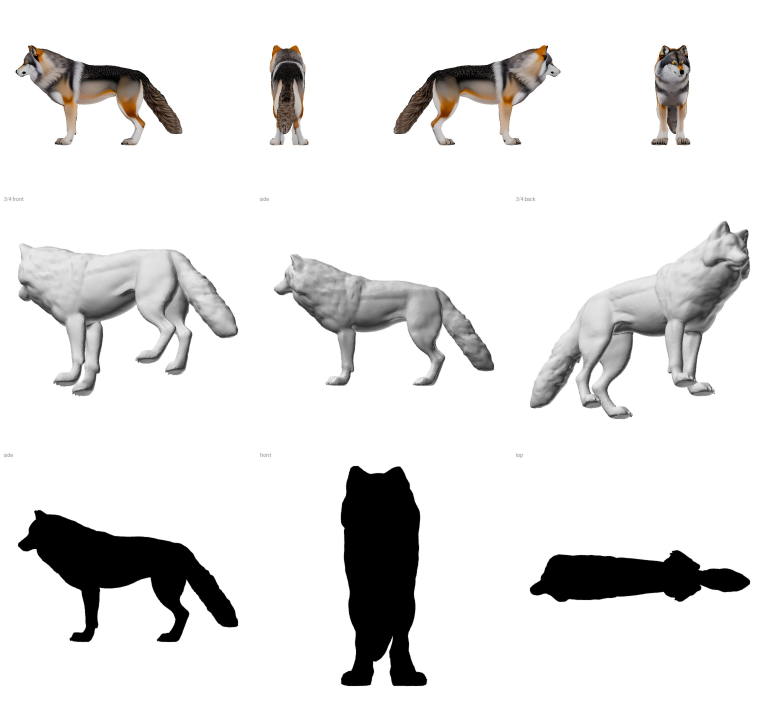
#> input picture creatures/harness/lab/pipeline/wolf_rtx2070m.jpg, 3072 x 2816 px (shown at 1/4 size)
$ python -i mask8.py   (imports and definitions only)
#> lines starting #> are read from the running program, lines starting #| are printed output that depends on the picture; after the words box and inside, x2 and y2 are one past the last pixel; in counts of white or black regions, pixels touching at a corner belong together
#> further down, picture is the input picture: PIL image 3072x2816 RGB; mean R, G, B 226.9, 226.3, 225.9
import numpy as np
from PIL import Image
from scipy import ndimage
def remove_bg8(img, erode=1):
#> called with erode = 1
    a = np.asarray(img.convert("RGB")).astype(np.int16)
    H, W = a.shape[:2]
#> H = 2816; W = 3072
    mn, mx = a.min(-1), a.max(-1); sat = mx - mn
    yy = np.arange(H)[:, None] * np.ones((1, W))
    # rough fg extent from strict bg to find the creature bottom zone
    rough = ~((mn >= 235))
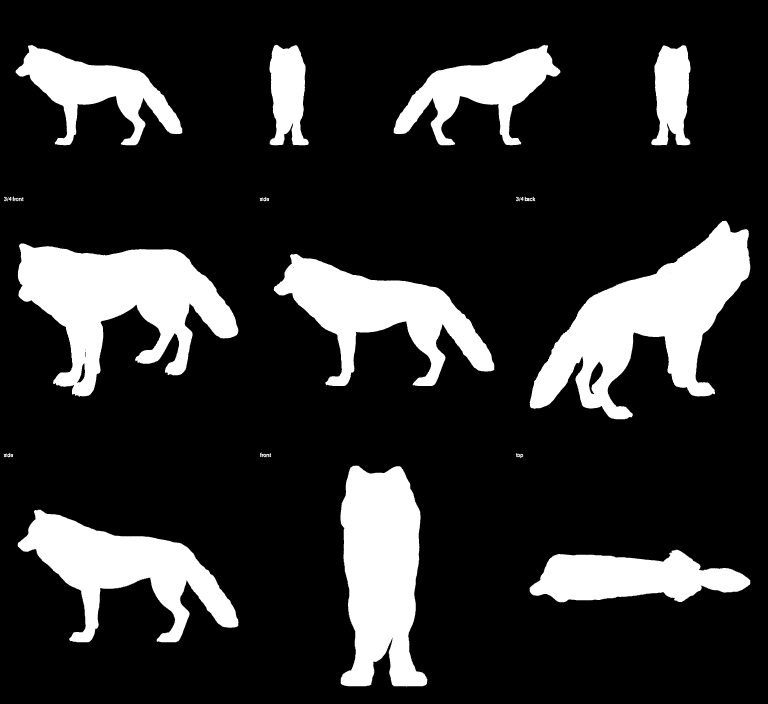
#> rough: shape (2816, 3072) bool (shown at 1/4 size); 18.4% white; 60 white regions (23 under 20 px), largest, box (x1, y1, x2, y2) and area: (2118, 883, 3001, 1677) 286882, (71, 974, 953, 1587) 270480, (1362, 1862, 1710, 2746) 227703
    rows = np.where(rough.mean(1) > 0.01)[0]; top, bot = (rows[0], rows[-1]) if len(rows) else (0, H)
#> after `rows = np.where(rough.mean(1) > 0.01)[0]`: rows = 2094 values from 181 to 2744
#> after `top, bot = (rows[0], rows[-1]) if len(rows) else (0, H)`: top = 181; bot = 2744
    low_zone = yy > top + 0.55 * (bot - top)
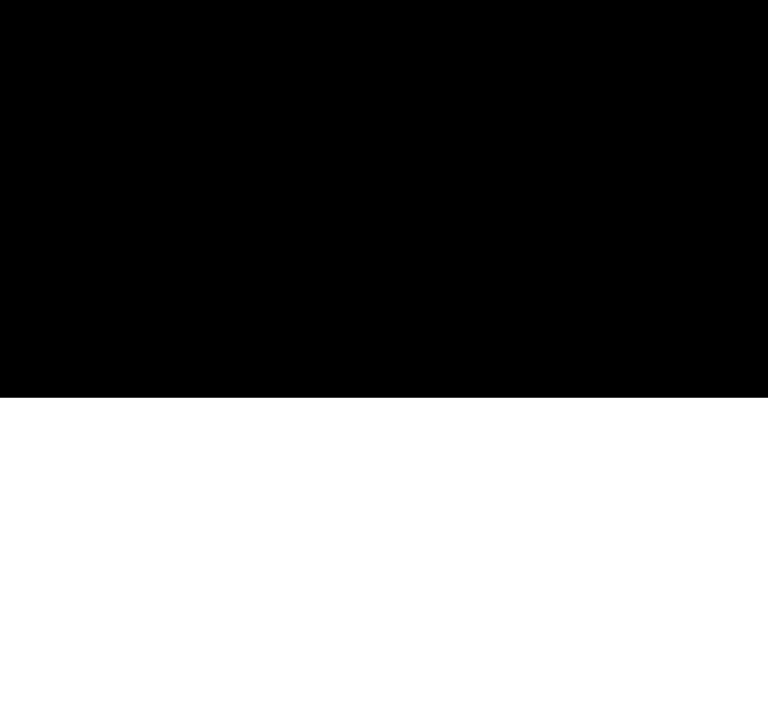
#> low_zone: shape (2816, 3072) bool (shown at 1/4 size); 43.5% white; 1 white region, box (x1, y1, x2, y2) and area: (0, 1591, 3072, 2816) 3763200
    L = a.mean(-1).astype(np.float32)
    std = np.sqrt(np.maximum(ndimage.uniform_filter(L*L, 7) - ndimage.uniform_filter(L, 7)**2, 0))
    smooth = std < 6.0
#> smooth: shape (2816, 3072) bool; 92.3% white; 318 black regions (139 under 20 px), largest, box (x1, y1, x2, y2) and area: (2115, 880, 3004, 1680) 118001, (68, 971, 956, 1589) 103362, (59, 178, 732, 584) 86354
    foot_zone = yy > top + 0.8 * (bot - top)
#> foot_zone: shape (2816, 3072) bool; 20.7% white; 1 white region, box (x1, y1, x2, y2) and area: (0, 2232, 3072, 2816) 1794048
    bluegray = (a[..., 2] >= a[..., 0]) & (sat <= 40) & (mn >= 130)
#> bluegray: shape (2816, 3072) bool; 88.1% white; 370 black regions (237 under 20 px), largest, box (x1, y1, x2, y2) and area: (1364, 1864, 1708, 2744) 224025, (72, 2040, 952, 2568) 186514, (2120, 2200, 3000, 2408) 117285
    cand = (foot_zone & bluegray) | (mn >= 236) | ((mn >= 195) & (sat <= 20) & smooth) | (low_zone & (mn >= 120) & (sat <= 26) & smooth)
#> cand: shape (2816, 3072) bool; 84.5% white; 161 black regions (94 under 20 px), largest, box (x1, y1, x2, y2) and area: (1362, 1862, 1708, 2744) 225378, (71, 2039, 952, 2568) 187797, (2118, 883, 3001, 1677) 181979
    lab, _ = ndimage.label(cand)
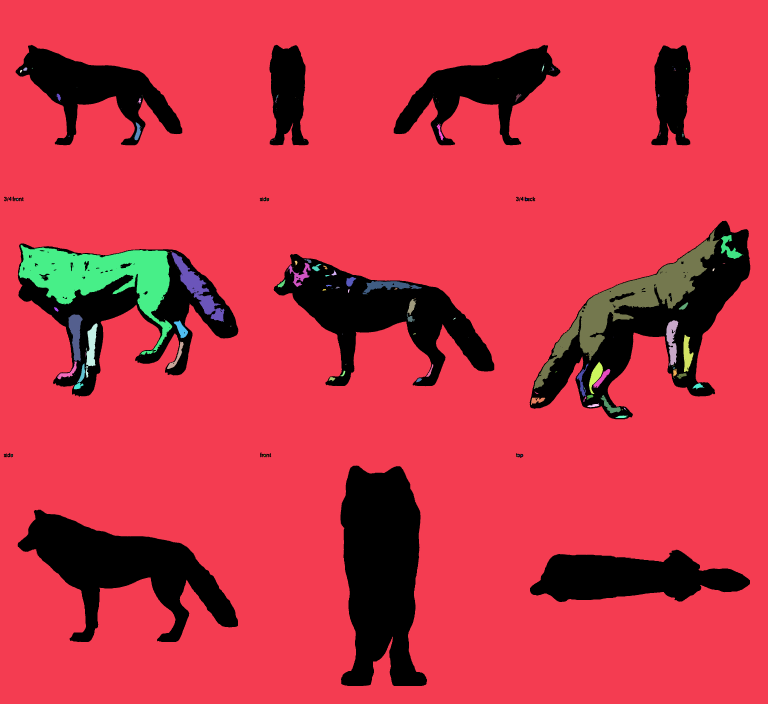
#> lab: shape (2816, 3072) int32 (shown at 1/4 size); 318 distinct labels, from 0 to 317; one colour per label, 0 black
    border = set(np.unique(np.concatenate([lab[0], lab[-1], lab[:, 0], lab[:, -1]]))) - {0}
#> border = 1 item
    bg = np.isin(lab, list(border))
#> bg: shape (2816, 3072) bool; 81.6% white; 66 black regions (32 under 20 px), largest, box (x1, y1, x2, y2) and area: (2118, 883, 3001, 1677) 290137, (71, 974, 953, 1587) 271571, (1362, 1862, 1708, 2744) 225378
    sz = ndimage.sum(np.ones_like(mn), lab, range(1, lab.max() + 1))
#> sz = 317 values, max 7059362 at index 0, min 1 at index 1, mean 23071.3
    cy = ndimage.center_of_mass(np.ones_like(mn), lab, range(1, lab.max() + 1))
#> cy = 317 pairs, first value 255 to 1823.2, second value 19.33 to 2928
    big = [i + 1 for i in range(len(sz)) if sz[i] > 600 and cy[i][0] > top + 0.5 * (bot - top)]
#> big = [261, 262, 264, 265, 277, 300, 302]
    bg |= np.isin(lab, big) & (mn >= 200)   # enclosed bg windows (between legs) are bg too
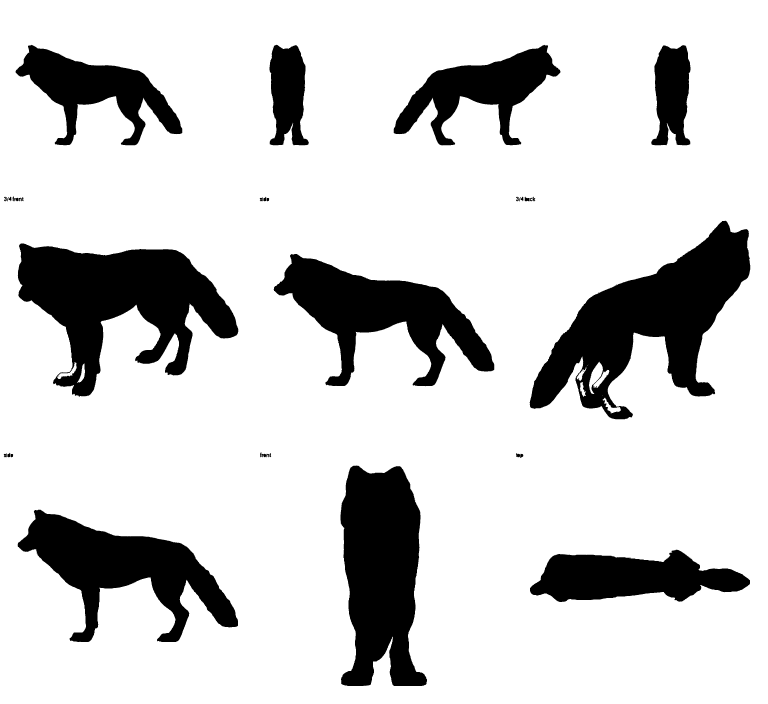
#> bg: shape (2816, 3072) bool (shown at 1/4 size); 81.7% white; 71 black regions (37 under 20 px), largest, box (x1, y1, x2, y2) and area: (2118, 883, 3001, 1677) 282876, (71, 974, 953, 1587) 269348, (1362, 1862, 1708, 2744) 225378
    fg = ndimage.binary_opening(~bg, structure=np.ones((3, 3)), iterations=3)
#> fg: shape (2816, 3072) bool; 18.2% white; 21 white regions, largest, box (x1, y1, x2, y2) and area: (2120, 884, 3001, 1677) 282083, (72, 974, 953, 1585) 268817, (1362, 1863, 1708, 2744) 225357
    lab2, n = ndimage.label(fg)
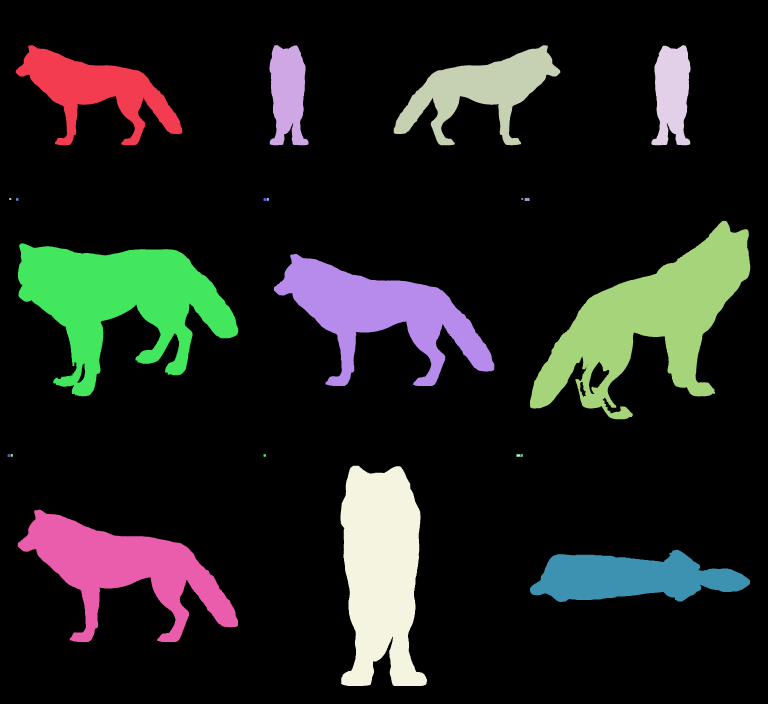
#> lab2: shape (2816, 3072) int32 (shown at 1/4 size); 22 distinct labels, from 0 to 21; one colour per label, 0 black
#> n = 21
    if n > 1:
        s = ndimage.sum(fg, lab2, range(1, n + 1)); big = s.max()
#> after `s = ndimage.sum(fg, lab2, range(1, n + 1))`: s = 21 values, max 282083 at index 10, min 63 at index 4, mean 75158.9
#> after `big = s.max()`: big = 282083
        keep = [i + 1 for i in range(n) if s[i] >= 0.02 * big]   # keep detached legs/tips, drop specks
#> keep = [1, 2, 3, 4, 11, 12, 13, 19, 20, 21]
        fg = np.isin(lab2, keep)
    filled = ndimage.binary_fill_holes(fg); holes, nh = ndimage.label(filled & ~fg)
#> after `filled = ndimage.binary_fill_holes(fg)`: filled: shape (2816, 3072) bool; 18.3% white; 10 white regions, largest, box (x1, y1, x2, y2) and area: (2120, 884, 3001, 1677) 287580, (72, 974, 953, 1585) 269756, (1362, 1863, 1708, 2744) 225357
#> after `holes, nh = ndimage.label(filled & ~fg)`: holes: shape (2816, 3072) int32; 7 distinct labels, from 0 to 6
#> after `holes, nh = ndimage.label(filled & ~fg)`: nh = 6
    for i in range(1, nh + 1):
        h = holes == i
        bright = (mn[h] >= 225).mean() > 0.6 or ((mn[h] >= 150) & (sat[h] <= 26)).mean() > 0.8
        if not (bright and h.sum() > 200): fg |= h   # small/dark holes = creature; big bright holes = bg gaps
#> this loop made 6 passes
#> pass 1, in remove_bg8, `h = holes == i`:
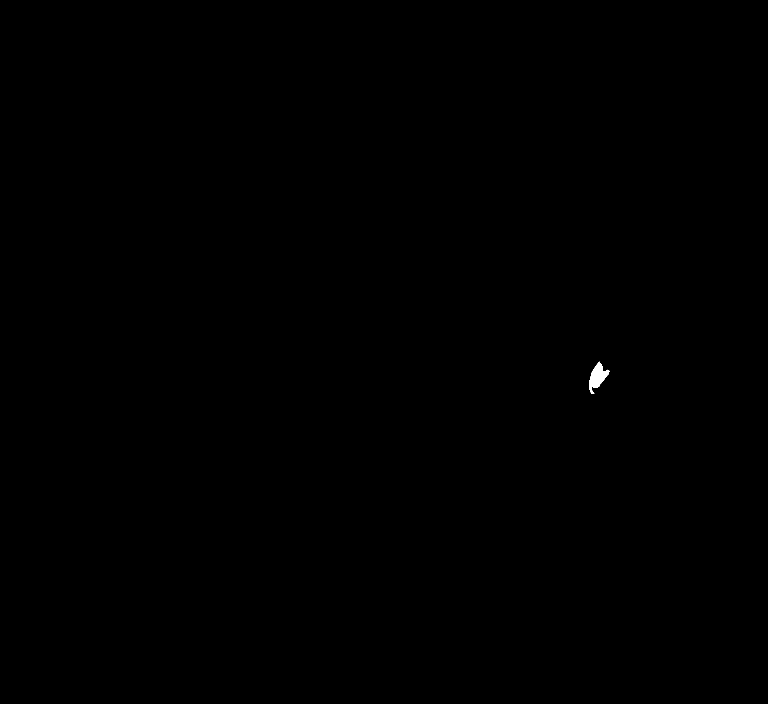
#> h: shape (2816, 3072) bool (shown at 1/4 size); 0.06% white; 1 white region, box (x1, y1, x2, y2) and area: (2356, 1447, 2437, 1576) 4771
    if erode: fg = ndimage.binary_erosion(fg, iterations=erode)
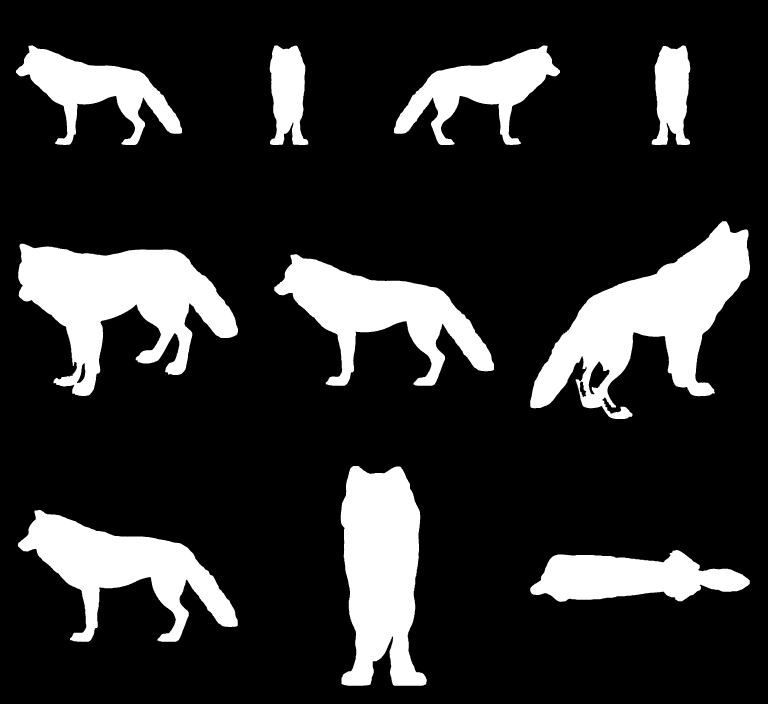
#> fg: shape (2816, 3072) bool (shown at 1/4 size); 17.9% white; 10 white regions, largest, box (x1, y1, x2, y2) and area: (2121, 885, 3000, 1676) 277901, (73, 975, 952, 1584) 265015, (1363, 1864, 1707, 2743) 222718
    alpha = (ndimage.gaussian_filter(fg.astype(np.float32), 0.8) * 255).astype(np.uint8)
    return Image.fromarray(np.dstack([a.astype(np.uint8), alpha]), "RGBA")
# [14 lines not run here, left out]

>>> from PIL import Image
>>> picture = Image.open('../pipeline/wolf_rtx2070m.jpg')
>>> result = remove_bg8(picture)
